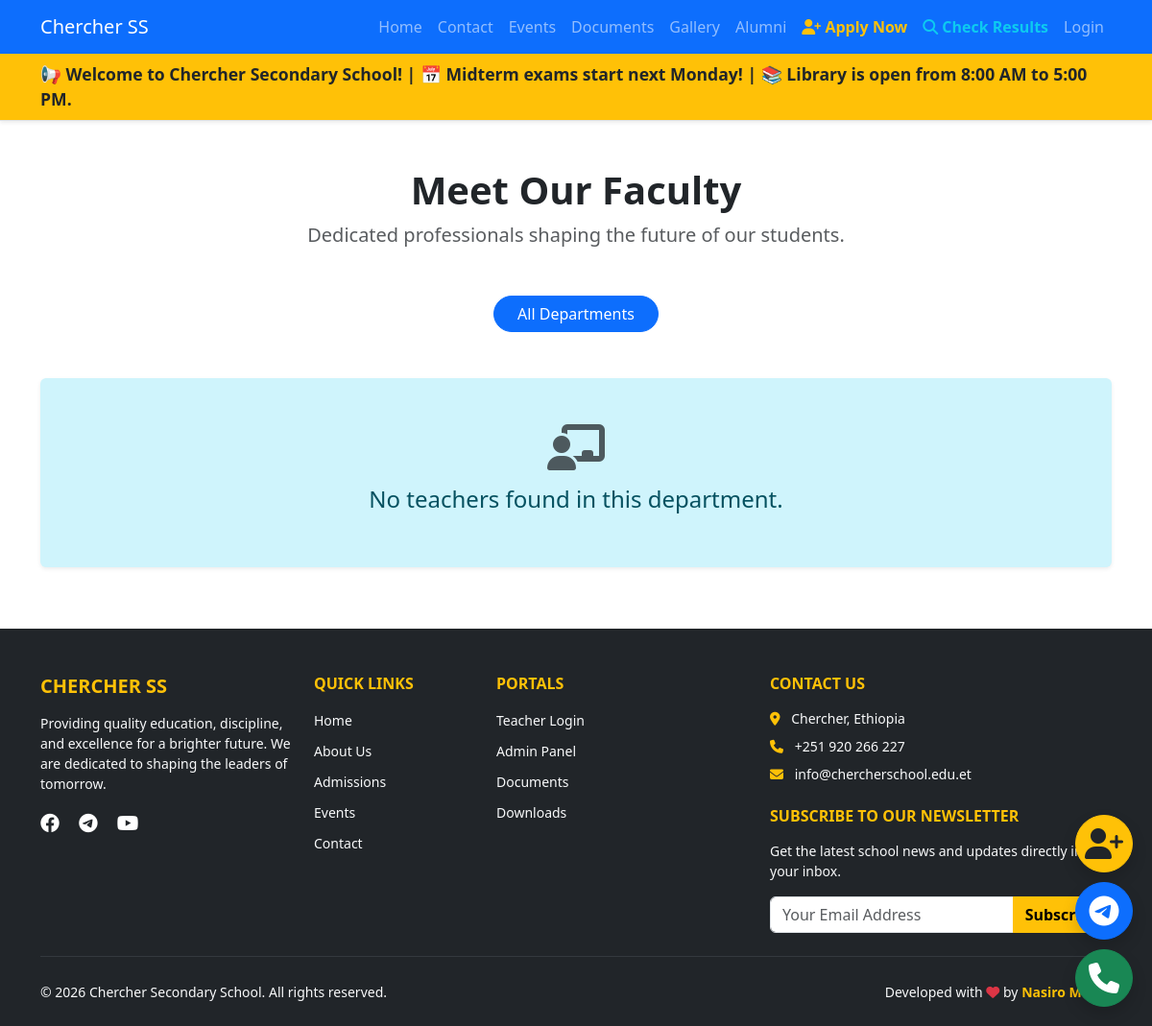
Before: /academics/teachers/ with the older database file.
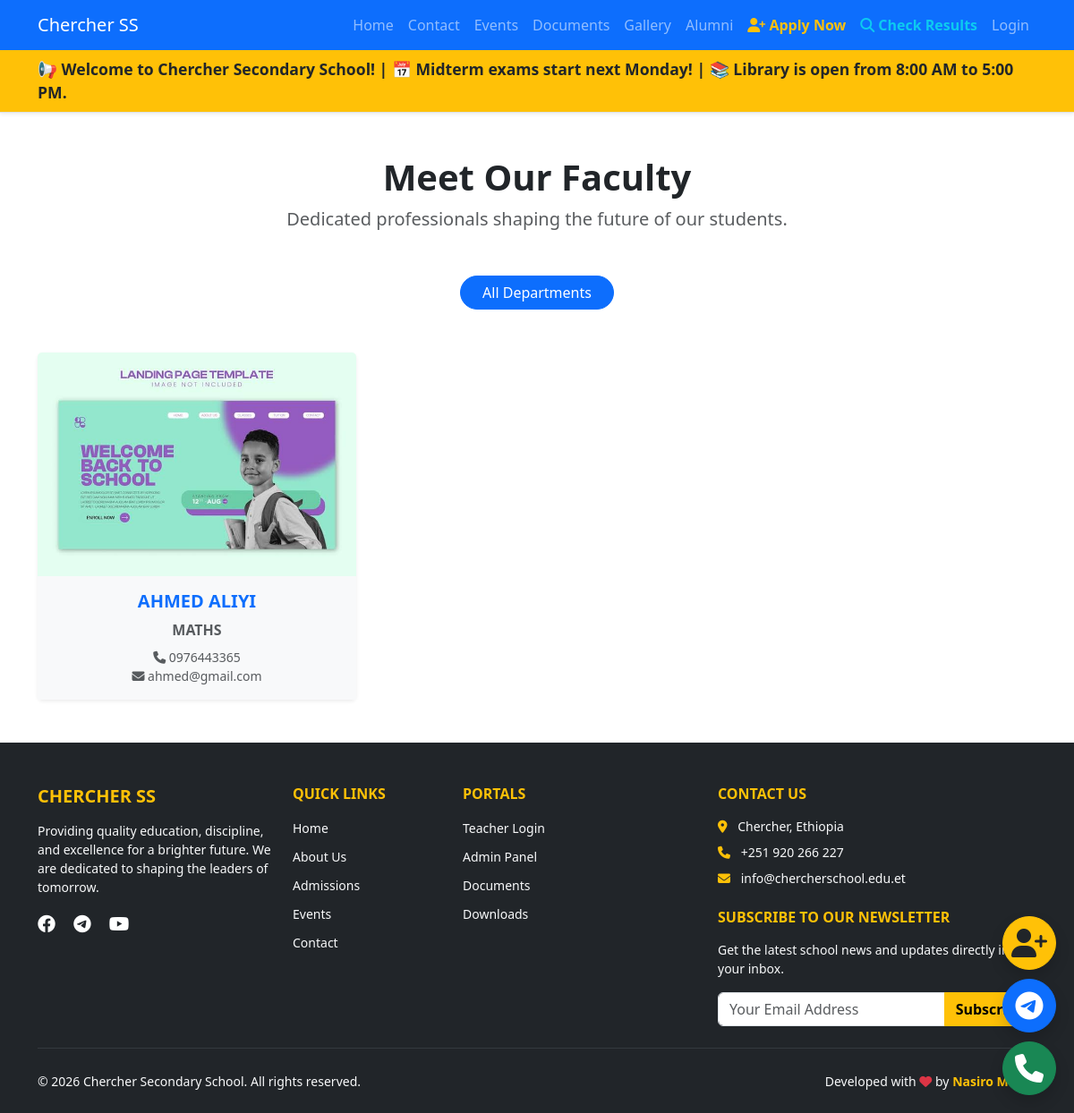
After: the same page with the newer database file.
### academics/models.py (models this page shows, shortened)
class Teacher(models.Model):
    name = models.CharField(max_length=100)
    subject = models.CharField(max_length=100)
    department = models.CharField(max_length=100, blank=True, help_text="e.g., Science, Languages, Humanities")
    phone = models.CharField(max_length=20, blank=True)
    email = models.EmailField(blank=True)
    image = models.ImageField(upload_to='teachers/', blank=True, null=True)

### academics/views.py (the view)
# urls.py: path('teachers/', views.teacher_list, name='teachers'),
def teacher_list(request):
    teachers = Teacher.objects.all()
    department = request.GET.get('department')
    if department:
        teachers = teachers.filter(department=department)
    departments = Teacher.objects.values_list('department', flat=True).distinct().exclude(department='')
    return render(request, 'academics/teachers.html', {
        'teachers': teachers,
        'departments': departments,
        'selected_department': department
    })

### academics/templates/academics/teachers.html (shortened to what this page needs)
{% extends "base.html" %}
{% block content %}
<div class="container mt-5 mb-5">
    <div class="text-center mb-5">
        <h1 class="fw-bold">Meet Our Faculty</h1>
        <p class="text-muted lead">Dedicated professionals shaping the future of our students.</p>
    </div>
    <div class="d-flex justify-content-center flex-wrap gap-2 mb-5">
        <a href="/academics/teachers/" class="btn {% if not selected_department %}btn-primary{% else %}btn-outline-primary{% endif %} rounded-pill px-4">All Departments</a>
    </div>
    <div class="row g-4">
        {% for teacher in teachers %}
            <div class="col-md-4">
                <div class="card h-100 shadow-sm border-0 text-center">
                    {% if teacher.image %}
                        <img src="{{ teacher.image.url }}" class="card-img-top" alt="{{ teacher.name }}" style="height: 250px; object-fit: cover;">
                    {% else %}
                        <div class="bg-secondary text-white d-flex align-items-center justify-content-center" style="height: 250px;">
                            <i class="fas fa-user-tie fa-4x opacity-50"></i>
                        </div>
                    {% endif %}
                    <div class="card-body bg-light">
                        <h5 class="card-title fw-bold text-primary">{{ teacher.name }}</h5>
                        <p class="card-text text-muted mb-2"><strong>{{ teacher.subject }}</strong></p>
                        <p class="card-text small text-muted mt-2">
                            {% if teacher.phone %}<i class="fas fa-phone"></i> {{ teacher.phone }}<br>{% endif %}
                            {% if teacher.email %}<i class="fas fa-envelope"></i> {{ teacher.email }}{% endif %}
                        </p>
                    </div>
                </div>
            </div>
        {% empty %}
            <div class="col-12">
                <div class="alert alert-info border-0 shadow-sm text-center py-5">
                    <i class="fas fa-chalkboard-teacher fa-3x mb-3 text-muted"></i>
                    <h4>No teachers found in this department.</h4>
                </div>
            </div>
        {% endfor %}
    </div>
</div>
{% endblock %}

Changed rows visible on the page:
added Teacher: image (picture), name "AHMED ALIYI", subject "MATHS", phone "0976443365", email "ahmed@gmail.com"
Other visible differences:
text no longer shown: "No teachers found in this department."
